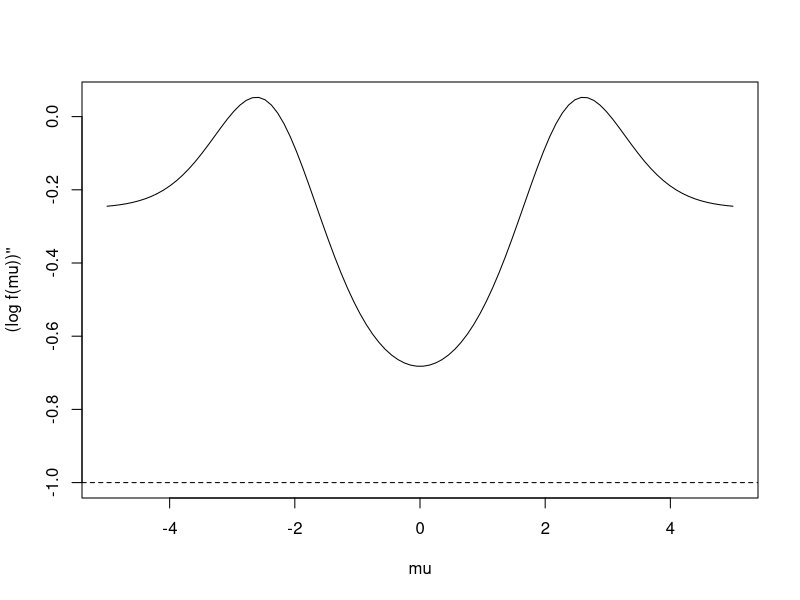
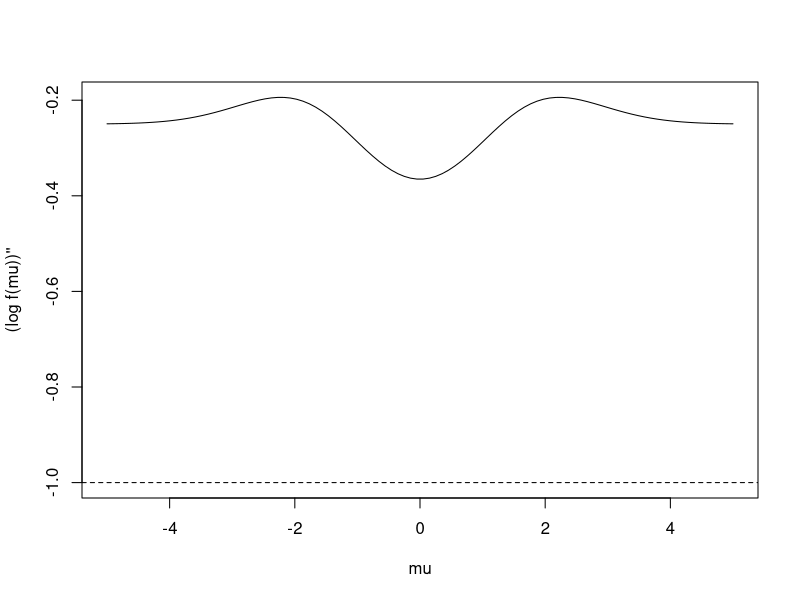
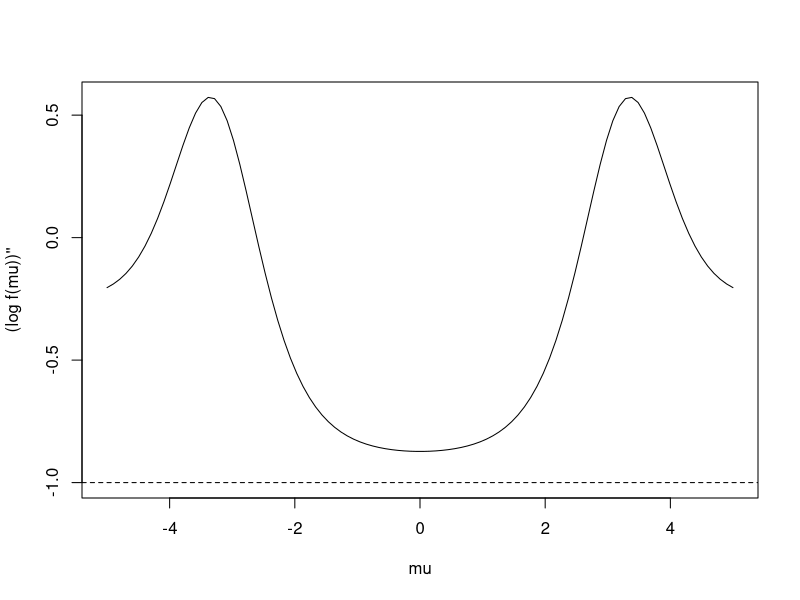
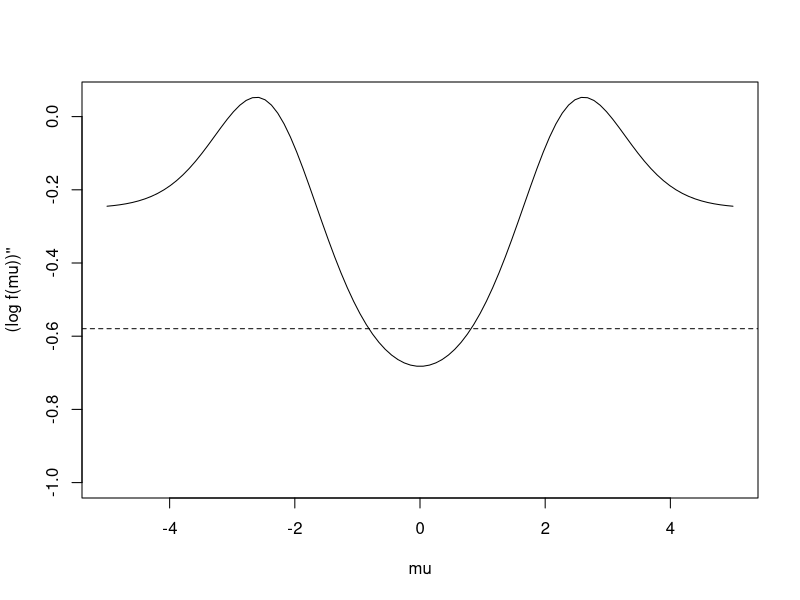
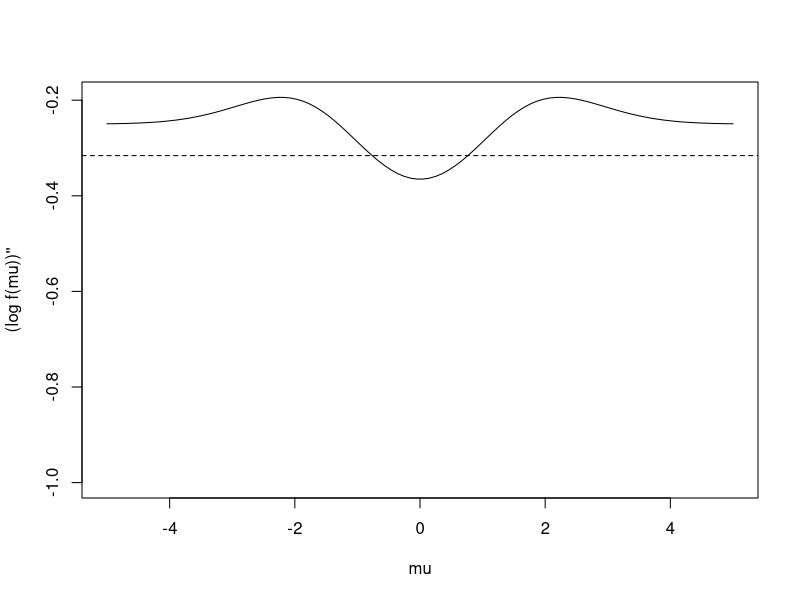
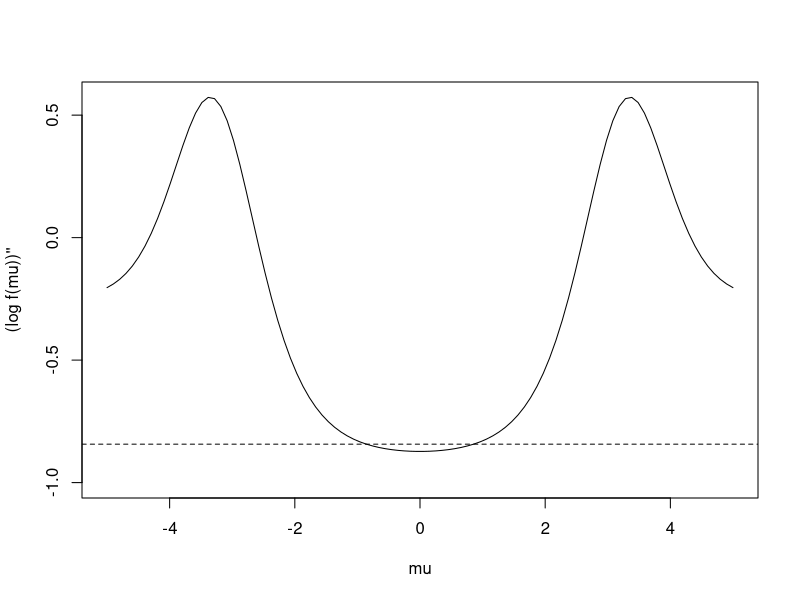
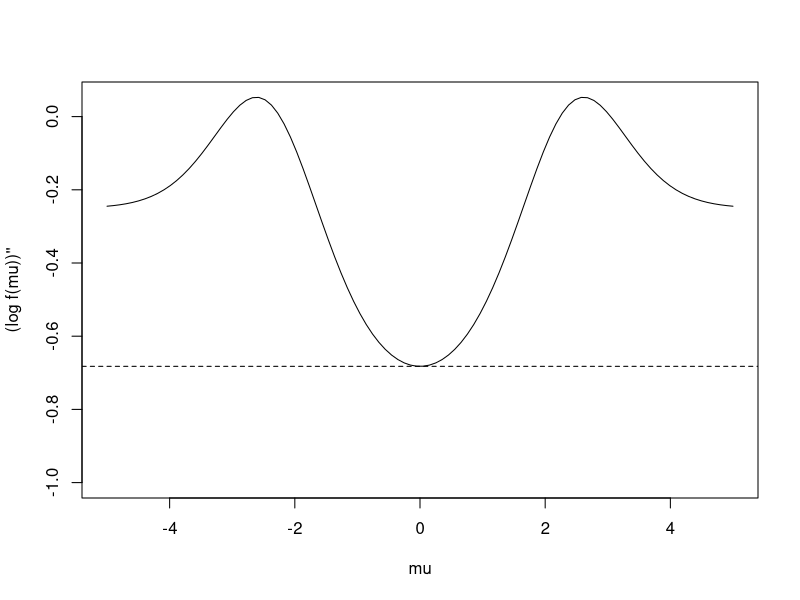
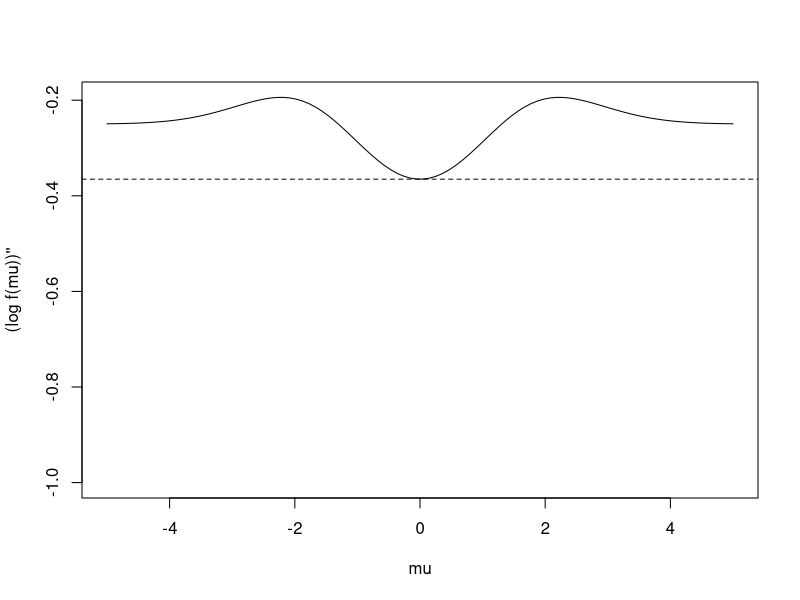

The R source for these figures, in order:
## ---- chunk 1
f = expression(log(w1/sqrt((s1_2+s2)*2*pi)*exp(-x^2/2/(s1_2+s2))+w2/sqrt((s2_2+s2)*2*pi)*exp(-x^2/2/(s2_2+s2))))
g = D(f,'x')
g2 = D(g,'x')

simu_func = function(x = seq(-5,5,length.out = 100),
                     s2 = 1,
                     w1 = 1,
                     s1_2 = 0.1,
                     s2_2 = 2){
  w2 = 1-w1
  y = eval(g2)
  plot(x,y,type='l',ylim=c(-1/s2,range(y)[2]),ylab="(log f(mu))''",xlab='mu')
  abline(h = -1/s2,lty=2)
}

## ---- chunk 2
x = seq(-5,5,length.out = 100)
s2 = 1
s1_2 = 0
s2_2=0
w1=1
w2 = 0
eval(g2)
## ---- chunk 3
simu_func(w1 = 0.5, s2 = 1, s1_2 = 0.1, s2_2 = 3)
simu_func(w1 = 0.1, s2 = 1, s1_2 = 0.1, s2_2 = 3)
simu_func(w1 = 0.9, s2 = 1, s1_2 = 0.1, s2_2 = 3)
## ---- chunk 4
simu_func2 = function(x = seq(-5,5,length.out = 100),
                     s2 = 1,
                     w1 = 1,
                     s1_2 = 0.1,
                     s2_2 = 2){
  w2 = 1-w1
  y = eval(g2)
  plot(x,y,type='l',ylim=c(-1/s2,range(y)[2]),ylab="(log f(mu))''",xlab='mu')
  abline(h = -(w1/(s2+s1_2)+w2/(s2+s2_2)),lty=2)
}
## ---- chunk 5
simu_func2(w1 = 0.5, s2 = 1, s1_2 = 0.1, s2_2 = 3)
simu_func2(w1 = 0.1, s2 = 1, s1_2 = 0.1, s2_2 = 3)
simu_func2(w1 = 0.9, s2 = 1, s1_2 = 0.1, s2_2 = 3)
## ---- chunk 6
simu_func3 = function(x = seq(-5,5,length.out = 100),
                     s2 = 1,
                     w1 = 1,
                     s1_2 = 0.1,
                     s2_2 = 2){
  w2 = 1-w1
  y = eval(g2)
  plot(x,y,type='l',ylim=c(-1/s2,range(y)[2]),ylab="(log f(mu))''",xlab='mu')
  n1 = w1/sqrt(2*pi*(s1_2+s2))/(s1_2+s2) + w2/sqrt(2*pi*(s2_2+s2))/(s2_2+s2) 
  d1 = w1/sqrt(2*pi*(s1_2+s2)) + w2/sqrt(2*pi*(s2_2+s2))
  abline(h = -n1/d1,lty=2)
}
## ---- chunk 7
simu_func3(w1 = 0.5, s2 = 1, s1_2 = 0.1, s2_2 = 3)
simu_func3(w1 = 0.1, s2 = 1, s1_2 = 0.1, s2_2 = 3)
simu_func3(w1 = 0.9, s2 = 1, s1_2 = 0.1, s2_2 = 3)
